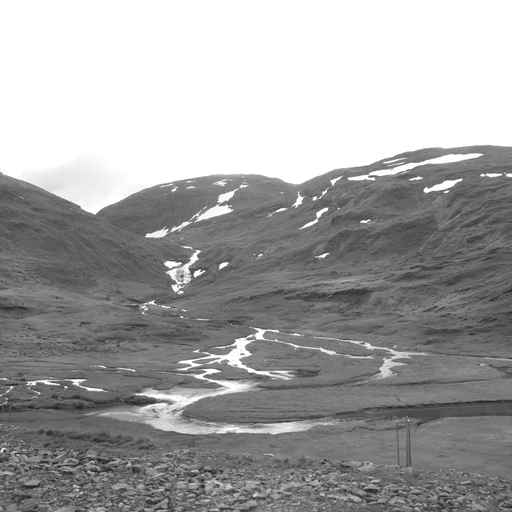
#> input picture pySTC/example/image.pgm, 512 x 512 px
$ python -i example.py   (imports and definitions only)
#> lines starting #> are read from the running program, lines starting #| are printed output that depends on the picture
#> further down, picture is the input picture: shape (512, 512); min 20, max 255, mean 162.7
#!/usr/bin/env python3

import pystc
import numpy as np
import imageio.v3 as iio
import warnings
from scipy import signal

# [1 line not run here, left out]

input_image = 'image.pgm'

def HILL(I):
    H = np.array(
       [[-1,  2, -1],
        [ 2, -4,  2],
        [-1,  2, -1]])
    L1 = np.ones((3, 3)).astype('float32')/(3**2)
    L2 = np.ones((15, 15)).astype('float32')/(15**2)
    costs = signal.convolve2d(I, H, mode='same')
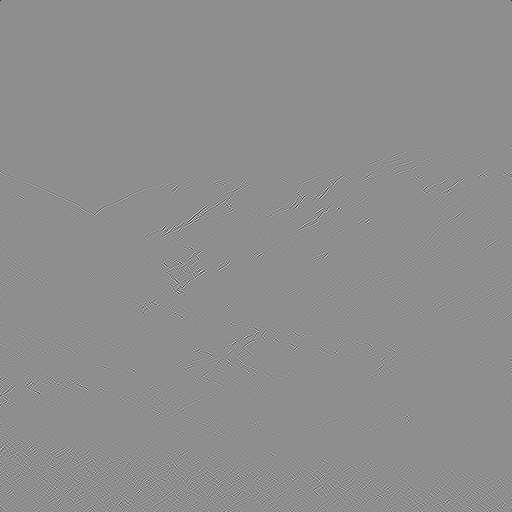
#> costs: shape (512, 512) int64; min -343, max 270, mean 0; drawn with min black and max white
    costs = abs(costs)
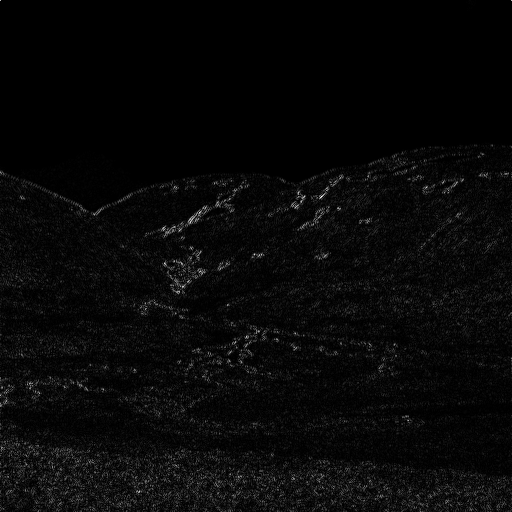
#> costs: shape (512, 512) int64; min 0, max 343, mean 11.2; drawn with min black and max white
    costs = signal.convolve2d(costs, L1, mode='same')
    costs = 1/costs
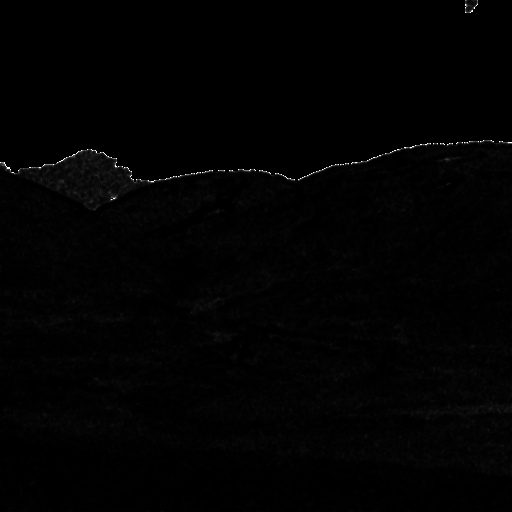
#> costs: shape (512, 512) float64; 31.57% of the values are NaN or infinite; the others: min 0.0056, max 9, mean 0.127; drawn with min black, max white, NaN and infinite black
    costs = signal.convolve2d(costs, L2, mode='same')
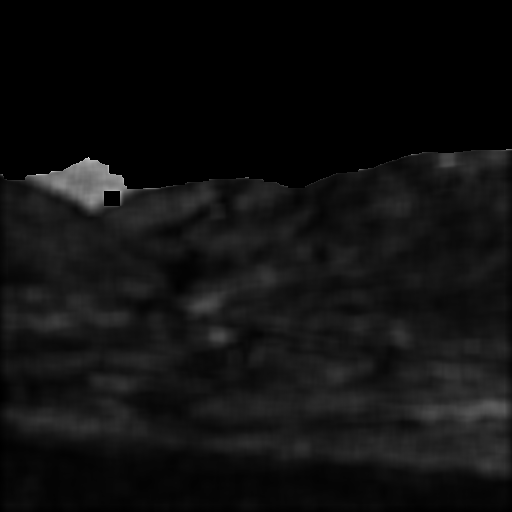
#> costs: shape (512, 512) float64; 33.54% of the values are NaN or infinite; the others: min 0.0134, max 0.929, mean 0.101; drawn with min black, max white, NaN and infinite black
    costs[costs == np.inf] = 1
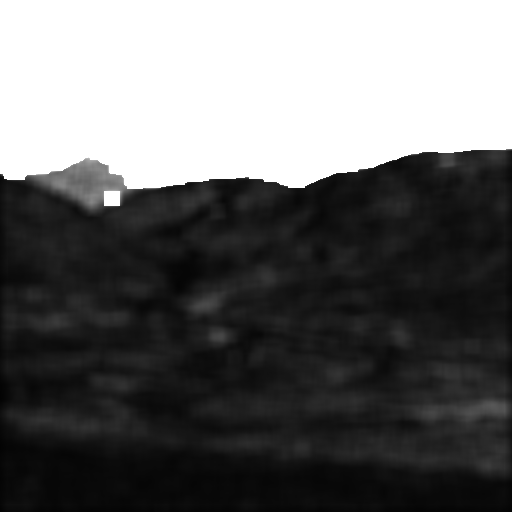
#> costs: shape (512, 512) float64; min 0.0134, max 1, mean 0.402
    return costs

# [1 line not run here, left out]

# [1 line that did not run here, left out]
seed = 32 # secret seed

message = "Hello World".encode()
# [1 line that did not run here, left out]

# [1 line that did not run here, left out]
# [1 line not run here, left out]

>>> import cv2
>>> picture = cv2.imread('image.pgm', cv2.IMREAD_GRAYSCALE)
>>> result = HILL(picture)
